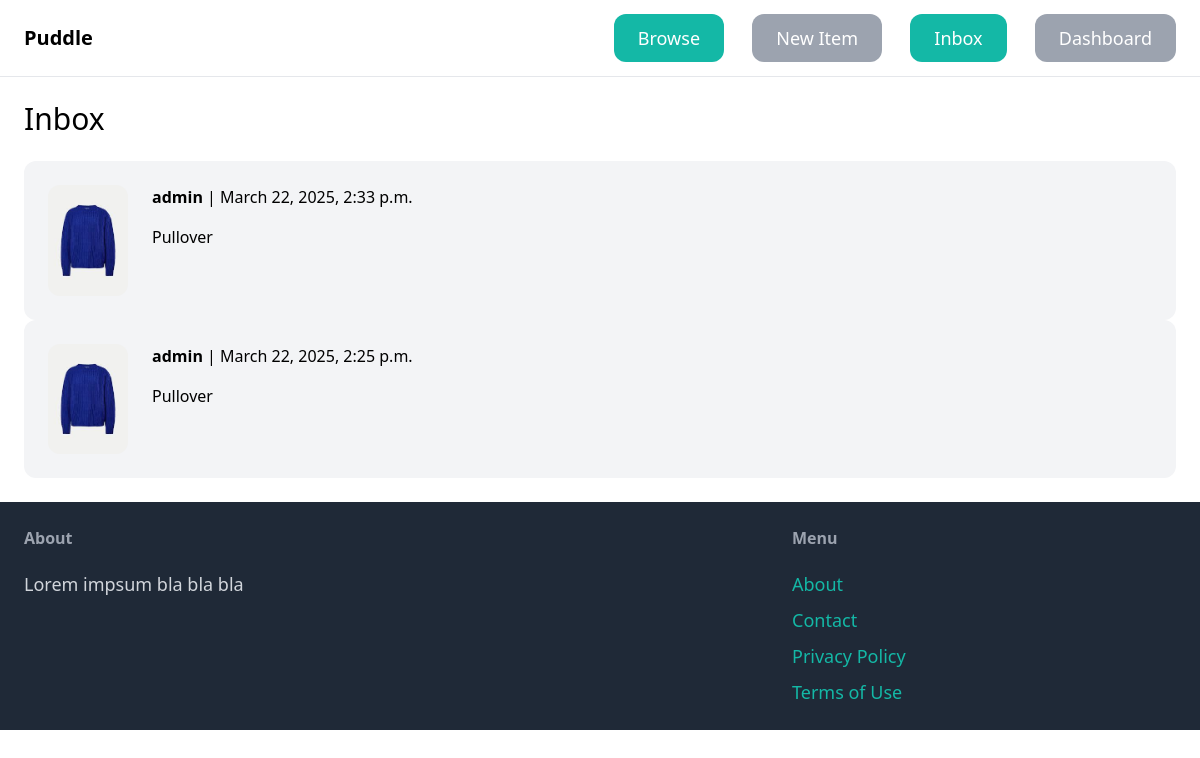
The page /inbox/ (signed in) on the database its author committed.
### conversation/models.py (models this page shows)
class Conversation(models.Model):
    item = models.ForeignKey(Item, related_name='conversation', on_delete=models.CASCADE)
    members = models.ManyToManyField(User, related_name='conversations')
    modified_at = models.DateTimeField(auto_now = True)
    class Meta:
        ordering = ('-modified_at',)

### item/models.py (models this page shows, shortened)
class Item(models.Model):
    category = models.ForeignKey(
        Category, related_name='items', on_delete=models.CASCADE)
    name = models.CharField(max_length=255)
    description = models.TextField(blank=True, null=True)
    price = models.FloatField()
    image = models.ImageField(upload_to='item_images/', blank=True, null=True)
    is_present = models.BooleanField(default=True)
    created_by = models.ForeignKey(
        User, related_name='items', on_delete=models.CASCADE)
    created_at = models.DateTimeField(auto_now_add=True)

### conversation/views.py (the view)
# urls.py: path('',views.inbox, name='inbox'),
@login_required
def inbox(request):
    conversations = Conversation.objects.filter(members__in=[request.user.id])
    return render(request, 'conversation/inbox.html', {
        'conversations': conversations,
    })

### conversation/templates/conversation/inbox.html (shortened to what this page needs)
{% extends 'core/base.html' %}
{% block content %}
<h1 class="mb-6 text-3xl">Inbox</h1>
<div class="space-y-6">
    {% for conversation in conversations %}
    <a href="{% url 'conversation:detail' conversation.id %}">
        <div class="p-6 flex bg-gray-100 rounded-xl">
            <div class="pr-6">
                <img src="{{conversation.item.image.url}}" class="w-20 rounded-xl">
            </div>
            <div>
                {% for member in conversation.members.all %}
                    {% if member != request.user %}
                        <p class="mb-4"><strong>{{member.username}}</strong> | {{conversation.modified_at}}</p>
                        <p>{{conversation.item.name}}</p>
                    {% endif %}
                {% endfor %}
            </div>
        </div>
    </a>
    {% endfor %}
</div>
{% endblock %}

### rows shown on the page
Conversation: item.image (picture), modified_at "March 22, 2025, 2:33 p.m.", item.name "Pullover"
Conversation: item.image (picture), modified_at "March 22, 2025, 2:25 p.m.", item.name "Pullover"

### other values the page prints
{{ member.username }} "admin"
